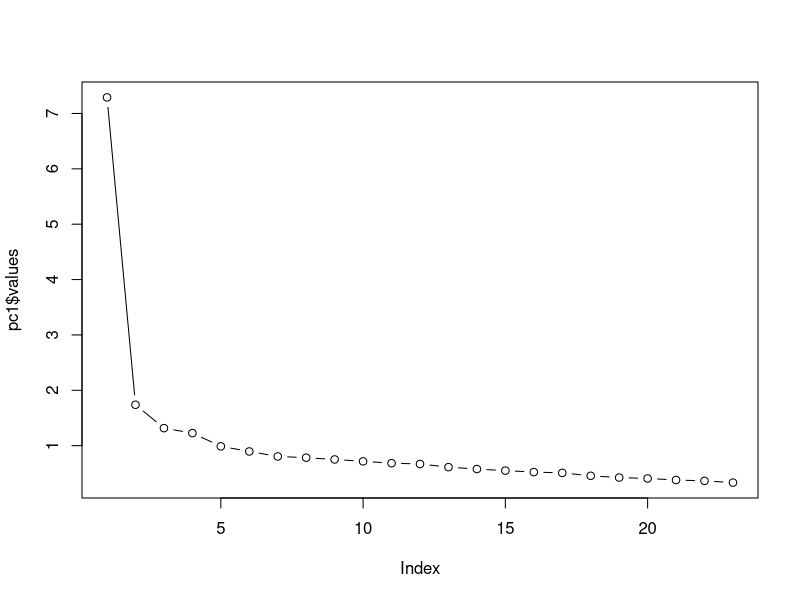

This figure's R source:
# Load the packages
library(corpcor)
library(GPArotation)
library(psych)

# Load data
raqData<-read.delim("raq.dat", header = TRUE)
raqData
head(raqData)
tail(raqData)

# Create a correlation matrix
raqMatrix<-cor(raqData)
round(raqMatrix, 2)

# Bartlett's Test of Sphericity
cortest.bartlett(raqData) # Using Raw Data
cortest.bartlett(raqMatrix, n = 2571) # Using Correlation Matrix

# Determinant of the R-matrix 
det(raqMatrix)

# KMO Test (Kaiser-Meyer-Olkin (KMO) Measure of Sampling Adequacy)
KMO(raqData)

# Factor extraction Using PCA Method
'principal(dataframe/R-matrix, nfactors = number of factors, rotate =
"method of rotation", scores = TRUE/FALSE)'
pc1 <- principal(raqData, nfactors = 23, rotate = "none") # Using Raw Data
pc1 <- principal(raqMatrix, nfactors = 23, rotate = "none") # Using Correlation Matrix
# These commands create a model called pc1, which extracts 23 factors

# Check the communalities & amount of unique variance for each variable
pc1$communality
pc1$uniquenesses

# Eigen Values
eigenvalues <- pc1$values
eigenvalues

# Scree Plot
plot(pc1$values, type = "b")

# Rerun the analysis by specifying the Number of extracted factors
pc2 <- principal(raqMatrix, nfactors = 4, rotate = "none")
pc2
print.psych(pc2, cut = 0.3, sort = TRUE)

# Factor Rotation
'----------------'
# 1) Orthogonal rotation (varimax) 
pc3 <-  principal(raqData, nfactors = 4, rotate = "varimax")
print.psych(pc3, cut = 0.3, sort = TRUE)

# 2) Oblique rotation (oblimin) 
pc4 <-  principal(raqData, nfactors = 4, rotate = "oblimin")
print.psych(pc4, cut = 0.3, sort = TRUE)


# Factor Score
'-------------'
pc5 <- principal(raqData, nfactors = 4, rotate = "oblimin", scores = TRUE)
pc5$scores

# Combining the raw data and factor score in a data frame
raqData <- cbind(raqData, pc5$scores)
raqData

# Reliability analysis
computerFear<-raqData[,c(6, 7, 10, 13, 14, 15, 18)]
statisticsFear <- raqData[, c(1, 3, 4, 5, 12, 16, 20, 21)]
mathFear <- raqData[, c(8, 11, 17)]
peerEvaluation <- raqData[, c(2, 9, 19, 22, 23)]

# Cronbach’s α
cf <- alpha(computerFear)
cf
cf$total

alpha(statisticsFear, keys = c(1, -1, 1, 1, 1, 1, 1, 1)) # Because Q3 (the negatively scored - because inverse question) here it is second item
alpha(mathFear)
alpha(peerEvaluation)
